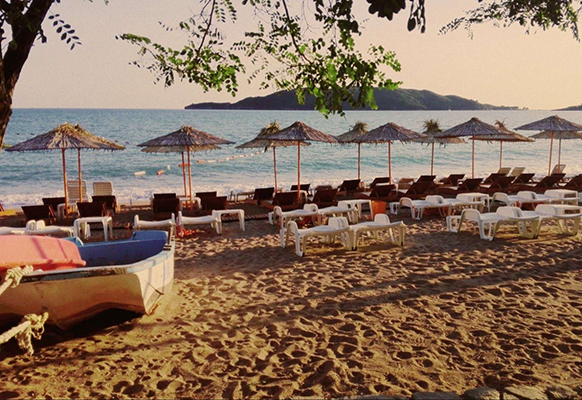
#> input picture materials/archive/PPGR/Domaći/Domaći 2/Panorama/slikaL.jpg, 582 x 400 px
$ python panorama.py
#> lines starting #> are read from the running program, lines starting #| are printed output that depends on the picture
import numpy as np
import imutils
import cv2
import math

class Panorama:

    # Proverava verziju OpenCV-a
    #def __init__(self):
    #    self.verzija3 = imutils.is_cv3(or_better = True)

    # Lepi dve slike u panoramu
    def zalepi(self, slike, odnos = 0.75):
		# Određivanje značajnih tačaka i karakteristika slika SIFT algoritmom
        (slikaL, slikaD) = slike
        (tackeL, karakteristikeL) = self.detektuj(slikaL)
        (tackeD, karakteristikeD) = self.detektuj(slikaD)
		# Uparivanje "istih" tačaka na slikama, određivanje matrice preslikavanja i "uljeza" pomoću RANSAC algoritma
        M = self.upariTacke(tackeD, tackeL, karakteristikeD, karakteristikeL, odnos)
        # Nedovoljno tačaka za uparivanje
        if M is None:
            return None
        (parovi, matricaPreslikavanja, tacneTacke) = M
        # Formiranje slike uparenih tačaka i određivanje najlevlje detektovane tačke
        (slikaParova, minTacka) = self.nacrtajPoklapanja(slikaD, slikaL, tackeD, tackeL, parovi, tacneTacke)
        # Određivanje konačne dužine panorame (na osnovu najlevlje tačke)
        duzinaPanorame = self.odrediDuzinu(slikaD.shape[1], slikaL.shape[1], minTacka)
        # Formiranje panorame
        pan = cv2.warpPerspective(slikaD, matricaPreslikavanja, (duzinaPanorame, slikaD.shape[0]))
        pan[0:slikaL.shape[0], 0:slikaL.shape[1]] = slikaL
        return (pan, slikaParova)

    # Detektuje značajne tačke i karakteristike slike
    def detektuj(self, slika):
    	# Prebacivanje u grayscale sliku
        siva = cv2.cvtColor(slika, cv2.COLOR_BGR2GRAY)
		# Detekcija tačaka (postupak zavisi od verzije OpenCV-a)
        #if self.verzija3:
        deskriptor = cv2.xfeatures2d.SIFT_create()
        (tacke, karakteristike) = deskriptor.detectAndCompute(slika, None)
        # [5 lines of commented-out code are left out]
        tacke = np.float32([tacka.pt for tacka in tacke])
        return (tacke, karakteristike)

    # Uparuje značajne tačke dve slike
    def upariTacke(self, tackeD, tackeL, karakteristikeD, karakteristikeL, odnos):
		# Računanje sirovih (inicijalnih) preklapanja
        matcher = cv2.DescriptorMatcher_create("BruteForce")
        inicijalnaPoklapanja = matcher.knnMatch(karakteristikeD, karakteristikeL, 2)
        # Primena Lowe-ovog testa i računanje finalnih poklapanja
        poklapanja = []
        for m in inicijalnaPoklapanja:
            if len(m) == 2 and m[0].distance < m[1].distance * odnos:
                poklapanja.append((m[0].trainIdx, m[0].queryIdx))
        # Postupak se nastavlja ako imamo bar 4 uparene tačke
        if len(poklapanja) >= 4:
            tackeD = np.float32([tackeD[i] for (_, i) in poklapanja])
            tackeL = np.float32([tackeL[i] for (i, _) in poklapanja])
            # Traženje "uljeza" RANSAC algoritmom
            (_, tacneTacke) = cv2.findHomography(tackeD, tackeL, cv2.RANSAC, 4.0)
            # Računanje matrice preslikavanja DLT algoritmom sa normalizacijom
            matricaPreslikavanja = self.DLTsaNormalizacijom(tackeD, tackeL, tacneTacke)
            return (poklapanja, matricaPreslikavanja, tacneTacke)
        return None

    # Crta poklopljene tačke dve slike i pronalazi najlevlju poklopljenu tačku
    def nacrtajPoklapanja(self, slikaD, slikaL, tackeD, tackeL, poklapanja, tacneTacke):
    	# Spajanje slika u jednu (jedna pored druge)
        (visinaL, duzinaL) = slikaL.shape[:2]
        (visinaD, duzinaD) = slikaD.shape[:2]
        slikaParova = np.zeros((max(visinaL, visinaD), duzinaL + duzinaD, 3), dtype="uint8")
        slikaParova[0:visinaL, 0:duzinaL] = slikaL
        slikaParova[0:visinaD, duzinaL:] = slikaD
		# Obeležavanje uparenih tačaka (bez uljeza) i određivanje najlevlje tačke
        minTacka = (duzinaL + duzinaD, 0)
        for ((i, j), tacnaTacka) in zip(poklapanja, tacneTacke):
            tackaL = (int(tackeL[i][0]), int(tackeL[i][1]))
            tackaD = (int(tackeD[j][0]) + duzinaL, int(tackeD[j][1]))
            if tacnaTacka == 1:
                cv2.circle(slikaParova, tackaL, radius = 0, color = (0, 0, 255), thickness = 3)
                cv2.circle(slikaParova, tackaD, radius = 0, color = (0, 255, 0), thickness = 3)
                if(tackaL[0] < minTacka[0]):
                    minTacka = tackaL
            else:
                cv2.circle(slikaParova, tackaL, radius = 0, color = (255, 0, 0), thickness = 6)
                cv2.circle(slikaParova, tackaD, radius = 0, color = (255, 0, 0), thickness = 6)
        return (slikaParova, minTacka)

    # Određuje dužinu panorame na osnovu najlevlje detektovane tačke
    def odrediDuzinu(self, duzinaD, duzinaL, minTacka):
        odsecak = duzinaL - minTacka[0]
        return duzinaL + duzinaD - odsecak

    # Normira matricu tako da u donjem desnom uglu vrednost bude 1
    def normiranaMatrica(self, matrica):
        if(matrica[2][2] != 1 and matrica[2][2] != 0):
            matrica = matrica / matrica[2][2]
        return matrica

    # Određuje 2x9 matricu iz leme
    def matricaLema(self, M, N):
        M = np.array([M[0], M[1], 1])
        N = np.array([N[0], N[1], 1])
        return [[0, 0, 0, -N[2] * M[0], -N[2] * M[1], -N[2] * M[2], N[1] * M[0], N[1] * M[1], N[1] * M[2]],
            [N[2] * M[0], N[2] * M[1], N[2] * M[2], 0, 0, 0, -N[0] * M[0], -N[0] * M[1], -N[0] * M[2]]]

    # DLT algoritam
    def DLT(self, originali, slike):
        # Formiranje matrice dimenzije 2nx9 od matrica dimenzije 2x9 za svaki od n parova originala i slika
        n = len(originali)
        A = []
        for i in range(n):
            matr = self.matricaLema(originali[i], slike[i])
            A.append(matr[0])
            A.append(matr[1])
        A = np.array(A)
        # Određivanje SVD dekompozicije
        U, D, V = np.linalg.svd(A)
        # Određivanje konačne matrice preslikavanja (poslednja vrsta matrice V)
        P = V[-1].reshape(3, 3)
        return self.normiranaMatrica(P)

    # Normalizuje skup tacaka
    def normalizacija(self, tacke):
        # Translacija težišta tačaka u koordinatni početak
        n = len(tacke)
        X = sum([t[0] for t in tacke]) / n
        Y = sum([t[1] for t in tacke]) / n
        # Matrica translacije
        G = [[1, 0, -X], [0, 1, -Y], [0, 0, 1]]
        # Prosečno rastojanje
        r = 0.0
        for i in range(n):
            Xi = float(tacke[i][0]) - X
            Yi = float(tacke[i][1]) - Y
            r = r + math.sqrt(Xi**2 + Yi**2)
        r = r / float(n)
        # Skaliranje tako da prosečno rastojanje bude sqrt(2)
        S = [[float(math.sqrt(2)) / r, 0, 0], [0, float(math.sqrt(2)) / r, 0], [0, 0, 1]]
        # Konačna matrica normalizacije
        return np.dot(S, G)

    # DLT algoritam sa normalizacijom tačaka
    def DLTsaNormalizacijom(self, originali, slike, tacneTacke):
        # Računanje matrica normalizacije originala i slika
        T = self.normalizacija(originali)
        TP = self.normalizacija(slike)
        # Normalizacija "tačnih" originala i slika (bez uljeza)
        n = len(originali)
        tacniOr = []
        tacneSl = []
        for (i, tacnaTacka) in zip(range(n), tacneTacke):
            if tacnaTacka == 1:
                origTacka = np.array([originali[i][0], originali[i][1], 1])
                preslTacka = np.array([slike[i][0], slike[i][1], 1])
                origTacka = np.dot(T, origTacka).tolist()
                preslTacka = np.dot(TP, preslTacka).tolist()
                tacniOr.append([origTacka[0] / origTacka[2], origTacka[1] / origTacka[2]])
                tacneSl.append([preslTacka[0] / preslTacka[2], preslTacka[1] / preslTacka[2]])
        # DLT algoritam
        PP = self.DLT(np.array(tacniOr), np.array(tacneSl))
        # Računanje konačne matrice preslikavanja
        P = np.dot(np.dot(np.linalg.inv(TP), PP), T)
        return self.normiranaMatrica(P)

if __name__ == "__main__":
    # Učitavanje slika
    slikaL = cv2.imread('slikaL.jpg')
#> slikaL is the input picture: shape (400, 582, 3); mean B, G, R 94.7, 113.7, 139
    slikaD = cv2.imread('slikaD.jpg')
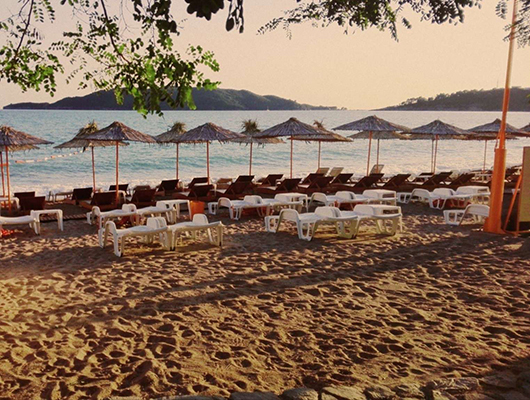
#> input picture materials/archive/PPGR/Domaći/Domaći 2/Panorama/slikaD.jpg, 530 x 400 px
#> slikaD is the input picture: shape (400, 530, 3); mean B, G, R 91.9, 112.1, 138.6
    # Formiranje panorame
    panorama = Panorama()
    (rezultat, preklapanje) = panorama.zalepi([slikaL, slikaD])
#> in detektuj, `siva = cv2.cvtColor(slika, cv2.COLOR_BGR2GRAY)`:
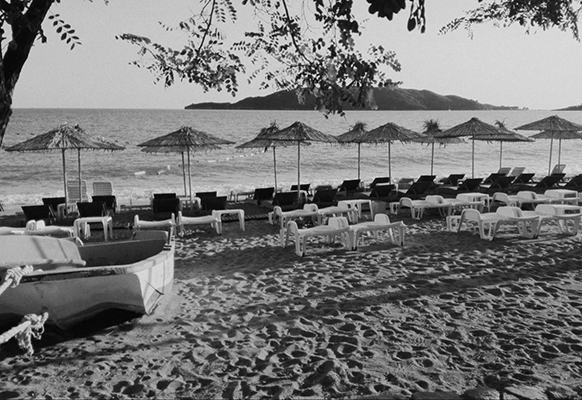
#> siva: shape (400, 582); min 0, max 253, mean 119.1
#> in detektuj, `(tacke, karakteristike) = deskriptor.detectAndCompute(slika, None)`: tacke = 3654 keypoints; strongest (x, y, size): (355, 68, 2), (288, 28, 1.9), (199, 75, 1.9), (29, 4, 2.3)
#> in detektuj, `tacke = np.float32([tacka.pt for tacka in tacke])`: tacke = 3654 pairs, first value 2.28 to 579.2, second value 2.66 to 397.2
#> in zalepi, `(tackeL, karakteristikeL) = self.detektuj(slikaL)`: tackeL has the same summary as tacke in detektuj
#> in detektuj (call 2), `siva = cv2.cvtColor(slika, cv2.COLOR_BGR2GRAY)`:
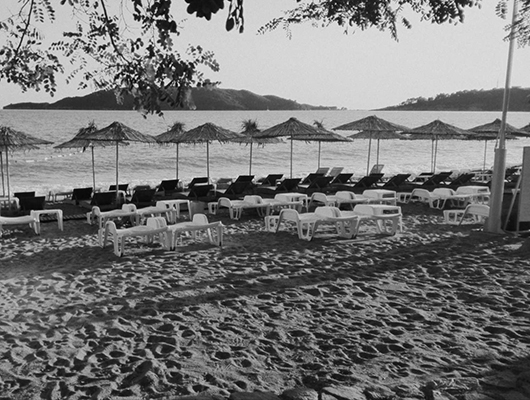
#> siva: shape (400, 530); min 0, max 254, mean 117.7
#> in detektuj (call 2), `(tacke, karakteristike) = deskriptor.detectAndCompute(slika, None)`: tacke = 3452 keypoints; strongest (x, y, size): (173, 68, 2), (106, 28, 1.9), (17, 75, 1.9), (16, 36, 1.9)
#> in detektuj (call 2), `tacke = np.float32([tacka.pt for tacka in tacke])`: tacke = 3452 pairs, first value 2.34 to 526.9, second value 2.33 to 397.2
#> in zalepi, `(tackeD, karakteristikeD) = self.detektuj(slikaD)`:
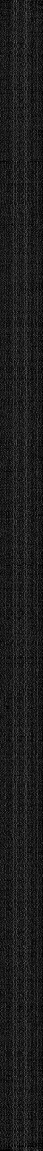
#> karakteristikeD: shape (3452, 128) float32 (shown at 1/3 size); min 0, max 220, mean 28.3
#> in zalepi, `(tackeD, karakteristikeD) = self.detektuj(slikaD)`: tackeD has the same summary as tacke in detektuj
#> in upariTacke, `inicijalnaPoklapanja = matcher.knnMatch(karakteristikeD, karakteristik..`: inicijalnaPoklapanja = 3452 matches
#> after the loop in upariTacke, `for m in inicijalnaPoklapanja:`: poklapanja = 1997 pairs, first value 42 to 3652, second value 4 to 3436
#> in upariTacke, `tackeD = np.float32([tackeD[i] for (_, i) in poklapanja])`: tackeD = 1997 pairs, first value 2.94 to 523, second value 2.57 to 397.2
#> in upariTacke, `tackeL = np.float32([tackeL[i] for (i, _) in poklapanja])`: tackeL = 1997 pairs, first value 10.42 to 579.1, second value 2.66 to 397.2
#> in upariTacke, `(_, tacneTacke) = cv2.findHomography(tackeD, tackeL, cv2.RANSAC, 4.0)`: tacneTacke = 1997 values, max 1 at index 0, min 0 at index 412, mean 0.992
#> in normalizacija, `n = len(tacke)`: n = 1997
#> in normalizacija, `X = sum([t[0] for t in tacke]) / n`: X = 185.7
#> in normalizacija, `Y = sum([t[1] for t in tacke]) / n`: Y = 229
#> in normalizacija, `G = [[1, 0, -X], [0, 1, -Y], [0, 0, 1]]`: G = [[1, 0, -185.7], [0, 1, -229], [0, 0, 1]]
#> the loop in normalizacija, `for i in range(n):` made 1997 passes
#> (Xi, Yi, r) on passes 1 to 3: (-182.7, 124.4, 221.1), (-182.5, -97.73, 428.1), (-181.9, -103.9, 637.6)
#> after the loop in normalizacija, `for i in range(n):`: r = 298275.9
#> in normalizacija, `r = r / float(n)`: r = 149.4
#> in normalizacija, `S = [[float(math.sqrt(2)) / r, 0, 0], [0, float(math.sqrt(2)) / r, 0],..`: S = [[0.00947, 0, 0], [0, 0.00947, 0], [0, 0, 1]]
#> in DLTsaNormalizacijom, `T = self.normalizacija(originali)`: T = [[0.00947, 0, -1.76], [0, 0.00947, -2.17], [0, 0, 1]]
#> the loop in normalizacija (call 2), `for i in range(n):` made 1997 passes
#> (Xi, Yi, r) on passes 1 to 3: (-181.9, 124.3, 220.3), (-181.5, -97.75, 426.4), (-181, -104, 635.2)
#> in DLTsaNormalizacijom, `TP = self.normalizacija(slike)`: TP = [[0.00951, 0, -3.48], [0, 0.00951, -2.18], [0, 0, 1]]
#> in DLTsaNormalizacijom, `n = len(originali)`: n = 1997
#> the loop in DLTsaNormalizacijom, `for (i, tacnaTacka) in zip(range(n), tacneTacke):` made 1997 passes
#> (origTacka, preslTacka) on passes 2, 3, 4, 7, 8, 9, 10, 11, 12, 13, 14, 15: ([-1.73, -0.925, 1], [-1.73, -0.929, 1]), ([-1.72, -0.984, 1], [-1.72, -0.989, 1]), ([-1.72, -1.64, 1], [-1.72, -1.65, 1]), ([-1.72, 0.684, 1], [-1.71, 0.685, 1]), ([-1.71, 0.575, 1], [-1.71, 0.576, 1]), ([-1.71, 0.575, 1], [-1.71, 0.576, 1]), ([-1.71, -0.232, 1], [-1.71, -0.235, 1]), ([-1.71, -0.232, 1], [-1.71, -0.235, 1]), ([-1.71, 0.808, 1], [-1.71, 0.811, 1]), ([-1.71, -0.0269, 1], [-1.71, -0.0283, 1]), ([-1.71, 1.48, 1], [-1.71, 1.49, 1]), ([-1.71, -1.55, 1], [-1.7, -1.56, 1])
#> preslTacka on passes 1, 5, 6, 16, 18, 22: [-1.73, 1.18, 1], [-1.72, -1.15, 1], [-1.72, 1.05, 1], [-1.7, 1.09, 1], [-1.7, 0.461, 1], [-1.69, 1.2, 1]
#> in DLT, `U, D, V = np.linalg.svd(A)`:
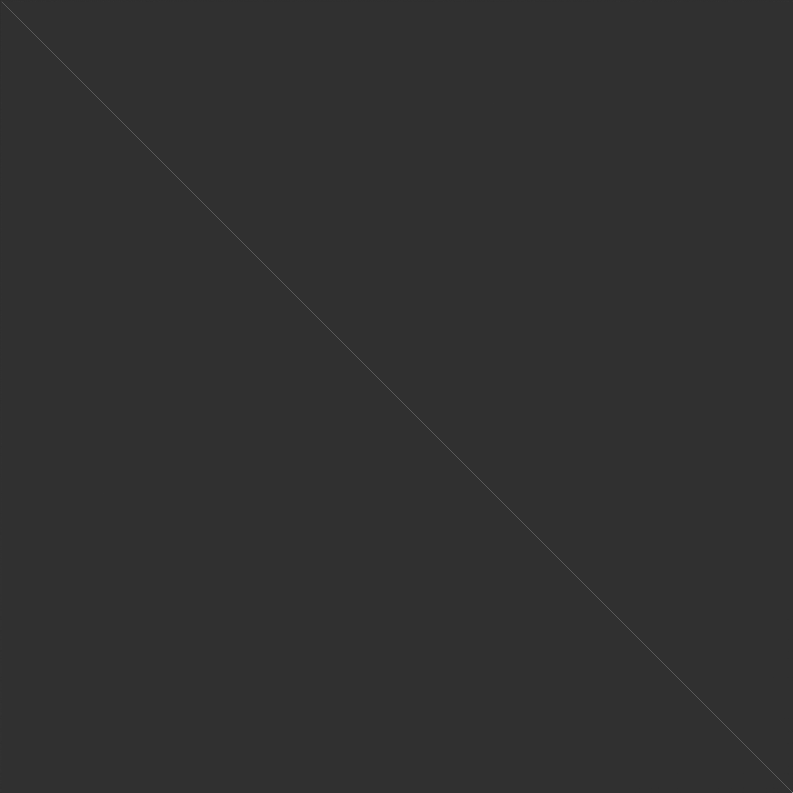
#> U: shape (3962, 3962) float64 (shown at 1/5 size); min -0.236, max 0.999, mean -1e-07; drawn with min black and max white
#> the loop in nacrtajPoklapanja, `for ((i, j), tacnaTacka) in zip(poklapanja, tacneTacke):` made 1997 passes
#> (i, j) on passes 1 to 3: (848, 4), (852, 5), (855, 8)
#> after the loop in nacrtajPoklapanja, `for ((i, j), tacnaTacka) in zip(poklapanja, tacneTacke):`:
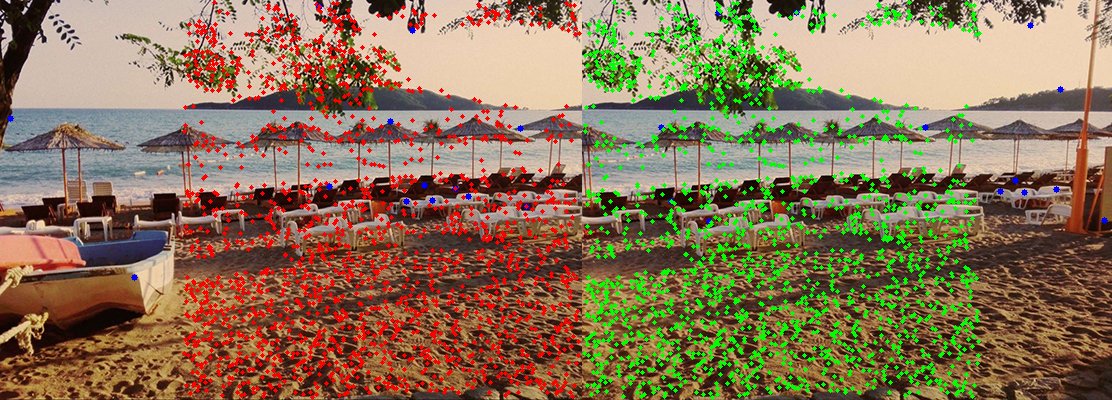
#> slikaParova: shape (400, 1112, 3); mean B, G, R 86.6, 115.8, 138.9
#> in zalepi, `pan[0:slikaL.shape[0], 0:slikaL.shape[1]] = slikaL`:
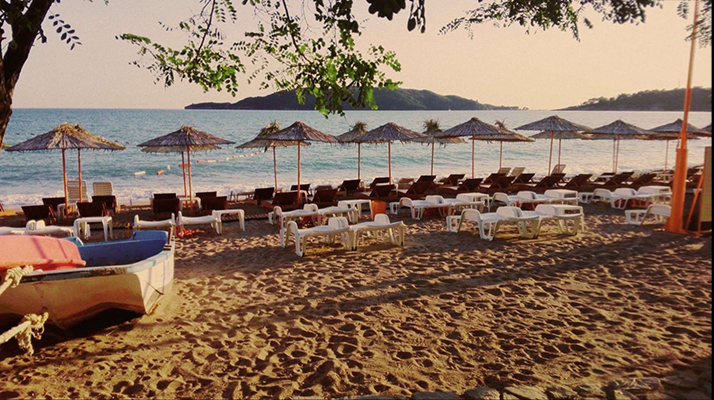
#> pan: shape (400, 714, 3); mean B, G, R 93.7, 112.8, 138.9
    # Prikaz rezultata
    cv2.imshow("Prva slika", slikaL)
    cv2.waitKey(0)
    cv2.imshow("Druga slika", slikaD)
    cv2.waitKey(0)
    cv2.imshow("Tacke preklapanja", preklapanje)
    cv2.waitKey(0)
    cv2.imshow("Panorama", rezultat)
    cv2.waitKey(0)
    cv2.destroyAllWindows()
